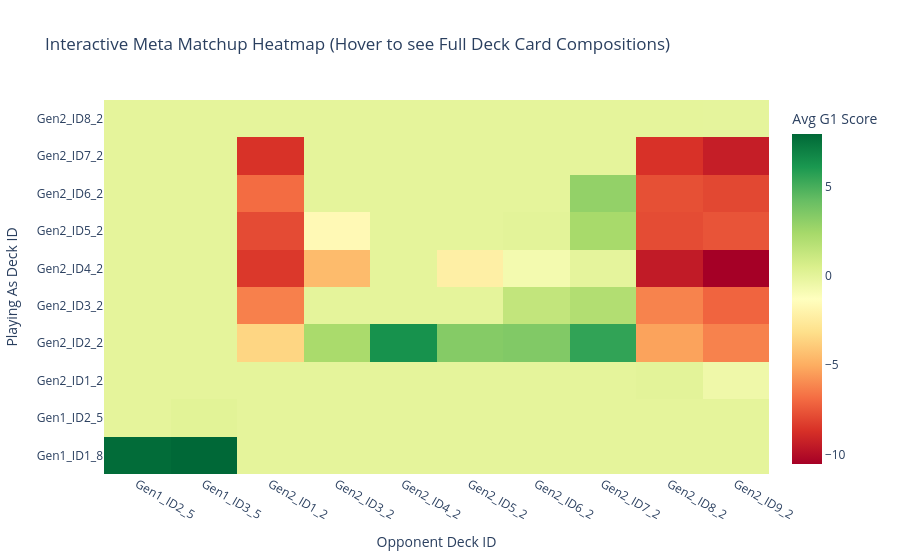

This figure's notebook cell:
### Code cell
import plotly.graph_objects as go
import numpy as np
from neat_ai.analysis.matchups import get_matchup_matrix_with_cards

matrix, card_map = get_matchup_matrix_with_cards()

if not matrix.empty:
    # Build text matrices matching the grid layout to feed into hover metrics
    deck1_list = matrix.index.tolist()
    deck2_list = matrix.columns.tolist()
    
    hover_text = []
    for d1 in deck1_list:
        row_hovers = []
        for d2 in deck2_list:
            d1_cards = card_map.get(d1, "Unknown Card List")
            d2_cards = card_map.get(d2, "Unknown Card List")
            # Format text cleanly with HTML line-breaks
            row_hovers.append(
                f"<b>Playing As Deck ID:</b> {d1}<br>"
                f"<b>Playing As Composition:</b> {d1_cards}<br><br>"
                f"<b>Opponent Deck ID:</b> {d2}<br>"
                f"<b>Opponent Composition:</b> {d2_cards}"
            )
        hover_text.append(row_hovers)

    fig = go.Figure(data=go.Heatmap(
        z=matrix.values,
        x=deck2_list,
        y=deck1_list,
        text=hover_text,
        hoverinfo='text+z', # Tells Plotly to render our clean HTML text block alongside raw score
        colorscale='RdYlGn',
        colorbar=dict(title="Avg G1 Score")
    ))

    fig.update_layout(
        title="Interactive Meta Matchup Heatmap (Hover to see Full Deck Card Compositions)",
        xaxis_title="Opponent Deck ID",
        yaxis_title="Playing As Deck ID"
    )
    fig.show()
else:
    print("No matchup data available yet.")

### Figure 1 — Plotly figure (JSON) as saved in the notebook; plotly's stock layout.template omitted (floating-point values rounded to 4 significant figures)
{"data": [{"colorbar": {"title": {"text": "Avg G1 Score"}}, "colorscale": [[0, "rgb(165,0,38)"], [0.1, "rgb(215,48,39)"], [0.2, "rgb(244,109,67)"], [0.3, "rgb(253,174,97)"], [0.4, "rgb(254,224,139)"], [0.5, "rgb(255,255,191)"], [0.6, "rgb(217,239,139)"], [0.7, "rgb(166,217,106)"], [0.8, "rgb(102,189,99)"], [0.9, "rgb(26,152,80)"], [1, "rgb(0,104,55)"]], "hoverinfo": "text+z", "text": [["<b>Playing As Deck ID:</b> Gen1_ID1_8<br><b>Playing As Composition:</b> Unknown Card List<br><br><b>Opponent Deck ID:</b> Gen1_ID2_5<br><b>Opponent Composition:</b> Unknown Card List", "<b>Playing As Deck ID:</b> Gen1_ID1_8<br><b>Playing As Composition:</b> Unknown Card List<br><br><b>Opponent Deck ID:</b> Gen1_ID3_5<br><b>Opponent Composition:</b> Unknown Card List", "<b>Playing As Deck ID:</b> Gen1_ID1_8<br><b>Playing As Composition:</b> Unknown Card List<br><br><b>Opponent Deck ID:</b> Gen2_ID1_2<br><b>Opponent Composition:</b> Asketa_1, Draci Fanatik_1, Innosuv Fanatik_1, Paladin_1, Pesak_1, Zabijak_1", "<b>Playing As Deck ID:</b> Gen1_ID1_8<br><b>Playing As Composition:</b> Unknown Card List<br><br><b>Opponent Deck ID:</b> Gen2_ID3_2<br><b>Opponent Composition:</b> Asketa_1, Draci Fanatik_1, Lucisnik_1, Novic_1, Paladin_1, Pesak_1, Zabijak_1", "<b>Playing As Deck ID:</b> Gen1_ID1_8<br><b>Playing As Composition:</b> Unknown Card List<br><br><b>Opponent Deck ID:</b> Gen2_ID4_2<br><b>Opponent Composition:</b> Innosuv Fanatik_1, Lucisnik_1, Panos_1, Zabijak_1", "<b>Playing As Deck ID:</b> Gen1_ID1_8<br><b>Playing As Composition:</b> Unknown Card List<br><br><b>Opponent Deck ID:</b> Gen2_ID5_2<br><b>Opponent Composition:</b> Draci Fanatik_1, Innosuv Fanatik_1, Lucisnik_1, Paladin_1, Skret_1, Strazny_1", "<b>Playing As Deck ID:</b> Gen1_ID1_8<br><b>Playing As Composition:</b> Unknown Card List<br><br><b>Opponent Deck ID:</b> Gen2_ID6_2<br><b>Opponent Composition:</b> Asketa_1, Draci Fanatik_1, Innosuv Fanatik_1, Lucisnik_1, Panos_1, Pesak_1, Strazny_1", "<b>Playing As Deck ID:</b> Gen1_ID1_8<br><b>Playing As Composition:</b> Unknown Card List<br><br><b>Opponent Deck ID:</b> Gen2_ID7_2<br><b>Opponent Composition:</b> Lucisnik_1, Paladin_1, Panos_1, Pesak_1, Skret_1, Strazny_1", "<b>Playing As Deck ID:</b> Gen1_ID1_8<br><b>Playing As Composition:</b> Unknown Card List<br><br><b>Opponent Deck ID:</b> Gen2_ID8_2<br><b>Opponent Composition:</b> Asketa_1, Draci Fanatik_1, Lucisnik_1, Paladin_1, Pesak_1, Strazny_1", "<b>Playing As Deck ID:</b> Gen1_ID1_8<br><b>Playing As Composition:</b> Unknown Card List<br><br><b>Opponent Deck ID:</b> Gen2_ID9_2<br><b>Opponent Composition:</b> Asketa_1, Draci Fanatik_1, Paladin_1, Pesak_1, Skret_1, Zabijak_1"], ["<b>Playing As Deck ID:</b> Gen1_ID2_5<br><b>Playing As Composition:</b> Unknown Card List<br><br><b>Opponent Deck ID:</b> Gen1_ID2_5<br><b>Opponent Composition:</b> Unknown Card List", "<b>Playing As Deck ID:</b> Gen1_ID2_5<br><b>Playing As Composition:</b> Unknown Card List<br><br><b>Opponent Deck ID:</b> Gen1_ID3_5<br><b>Opponent Composition:</b> Unknown Card List", "<b>Playing As Deck ID:</b> Gen1_ID2_5<br><b>Playing As Composition:</b> Unknown Card List<br><br><b>Opponent Deck ID:</b> Gen2_ID1_2<br><b>Opponent Composition:</b> Asketa_1, Draci Fanatik_1, Innosuv Fanatik_1, Paladin_1, Pesak_1, Zabijak_1", "<b>Playing As Deck ID:</b> Gen1_ID2_5<br><b>Playing As Composition:</b> Unknown Card List<br><br><b>Opponent Deck ID:</b> Gen2_ID3_2<br><b>Opponent Composition:</b> Asketa_1, Draci Fanatik_1, Lucisnik_1, Novic_1, Paladin_1, Pesak_1, Zabijak_1", "<b>Playing As Deck ID:</b> Gen1_ID2_5<br><b>Playing As Composition:</b> Unknown Card List<br><br><b>Opponent Deck ID:</b> Gen2_ID4_2<br><b>Opponent Composition:</b> Innosuv Fanatik_1, Lucisnik_1, Panos_1, Zabijak_1", "<b>Playing As Deck ID:</b> Gen1_ID2_5<br><b>Playing As Composition:</b> Unknown Card List<br><br><b>Opponent Deck ID:</b> Gen2_ID5_2<br><b>Opponent Composition:</b> Draci Fanatik_1, Innosuv Fanatik_1, Lucisnik_1, Paladin_1, Skret_1, Strazny_1", "<b>Playing As Deck ID:</b> Gen1_ID2_5<br><b>Playing As Composition:</b> Unknown Card List<br><br><b>Opponent Deck ID:</b> Gen2_ID6_2<br><b>Opponent Composition:</b> Asketa_1, Draci Fanatik_1, Innosuv Fanatik_1, Lucisnik_1, Panos_1, Pesak_1, Strazny_1", "<b>Playing As Deck ID:</b> Gen1_ID2_5<br><b>Playing As Composition:</b> Unknown Card List<br><br><b>Opponent Deck ID:</b> Gen2_ID7_2<br><b>Opponent Composition:</b> Lucisnik_1, Paladin_1, Panos_1, Pesak_1, Skret_1, Strazny_1", "<b>Playing As Deck ID:</b> Gen1_ID2_5<br><b>Playing As Composition:</b> Unknown Card List<br><br><b>Opponent Deck ID:</b> Gen2_ID8_2<br><b>Opponent Composition:</b> Asketa_1, Draci Fanatik_1, Lucisnik_1, Paladin_1, Pesak_1, Strazny_1", "<b>Playing As Deck ID:</b> Gen1_ID2_5<br><b>Playing As Composition:</b> Unknown Card List<br><br><b>Opponent Deck ID:</b> Gen2_ID9_2<br><b>Opponent Composition:</b> Asketa_1, Draci Fanatik_1, Paladin_1, Pesak_1, Skret_1, Zabijak_1"], ["<b>Playing As Deck ID:</b> Gen2_ID1_2<br><b>Playing As Composition:</b> Asketa_1, Draci Fanatik_1, Innosuv Fanatik_1, Paladin_1, Pesak_1, Zabijak_1<br><br><b>Opponent Deck ID:</b> Gen1_ID2_5<br><b>Opponent Composition:</b> Unknown Card List", "<b>Playing As Deck ID:</b> Gen2_ID1_2<br><b>Playing As Composition:</b> Asketa_1, Draci Fanatik_1, Innosuv Fanatik_1, Paladin_1, Pesak_1, Zabijak_1<br><br><b>Opponent Deck ID:</b> Gen1_ID3_5<br><b>Opponent Composition:</b> Unknown Card List", "<b>Playing As Deck ID:</b> Gen2_ID1_2<br><b>Playing As Composition:</b> Asketa_1, Draci Fanatik_1, Innosuv Fanatik_1, Paladin_1, Pesak_1, Zabijak_1<br><br><b>Opponent Deck ID:</b> Gen2_ID1_2<br><b>Opponent Composition:</b> Asketa_1, Draci Fanatik_1, Innosuv Fanatik_1, Paladin_1, Pesak_1, Zabijak_1", "<b>Playing As Deck ID:</b> Gen2_ID1_2<br><b>Playing As Composition:</b> Asketa_1, Draci Fanatik_1, Innosuv Fanatik_1, Paladin_1, Pesak_1, Zabijak_1<br><br><b>Opponent Deck ID:</b> Gen2_ID3_2<br><b>Opponent Composition:</b> Asketa_1, Draci Fanatik_1, Lucisnik_1, Novic_1, Paladin_1, Pesak_1, Zabijak_1", "<b>Playing As Deck ID:</b> Gen2_ID1_2<br><b>Playing As Composition:</b> Asketa_1, Draci Fanatik_1, Innosuv Fanatik_1, Paladin_1, Pesak_1, Zabijak_1<br><br><b>Opponent Deck ID:</b> Gen2_ID4_2<br><b>Opponent Composition:</b> Innosuv Fanatik_1, Lucisnik_1, Panos_1, Zabijak_1", "<b>Playing As Deck ID:</b> Gen2_ID1_2<br><b>Playing As Composition:</b> Asketa_1, Draci Fanatik_1, Innosuv Fanatik_1, Paladin_1, Pesak_1, Zabijak_1<br><br><b>Opponent Deck ID:</b> Gen2_ID5_2<br><b>Opponent Composition:</b> Draci Fanatik_1, Innosuv Fanatik_1, Lucisnik_1, Paladin_1, Skret_1, Strazny_1", "<b>Playing As Deck ID:</b> Gen2_ID1_2<br><b>Playing As Composition:</b> Asketa_1, Draci Fanatik_1, Innosuv Fanatik_1, Paladin_1, Pesak_1, Zabijak_1<br><br><b>Opponent Deck ID:</b> Gen2_ID6_2<br><b>Opponent Composition:</b> Asketa_1, Draci Fanatik_1, Innosuv Fanatik_1, Lucisnik_1, Panos_1, Pesak_1, Strazny_1", "<b>Playing As Deck ID:</b> Gen2_ID1_2<br><b>Playing As Composition:</b> Asketa_1, Draci Fanatik_1, Innosuv Fanatik_1, Paladin_1, Pesak_1, Zabijak_1<br><br><b>Opponent Deck ID:</b> Gen2_ID7_2<br><b>Opponent Composition:</b> Lucisnik_1, Paladin_1, Panos_1, Pesak_1, Skret_1, Strazny_1", "<b>Playing As Deck ID:</b> Gen2_ID1_2<br><b>Playing As Composition:</b> Asketa_1, Draci Fanatik_1, Innosuv Fanatik_1, Paladin_1, Pesak_1, Zabijak_1<br><br><b>Opponent Deck ID:</b> Gen2_ID8_2<br><b>Opponent Composition:</b> Asketa_1, Draci Fanatik_1, Lucisnik_1, Paladin_1, Pesak_1, Strazny_1", "<b>Playing As Deck ID:</b> Gen2_ID1_2<br><b>Playing As Composition:</b> Asketa_1, Draci Fanatik_1, Innosuv Fanatik_1, Paladin_1, Pesak_1, Zabijak_1<br><br><b>Opponent Deck ID:</b> Gen2_ID9_2<br><b>Opponent Composition:</b> Asketa_1, Draci Fanatik_1, Paladin_1, Pesak_1, Skret_1, Zabijak_1"], ["<b>Playing As Deck ID:</b> Gen2_ID2_2<br><b>Playing As Composition:</b> Draci Fanatik_1, Lucisnik_1, Paladin_1, Pesak_1, Skret_1, Zabijak_1<br><br><b>Opponent Deck ID:</b> Gen1_ID2_5<br><b>Opponent Composition:</b> Unknown Card List", "<b>Playing As Deck ID:</b> Gen2_ID2_2<br><b>Playing As Composition:</b> Draci Fanatik_1, Lucisnik_1, Paladin_1, Pesak_1, Skret_1, Zabijak_1<br><br><b>Opponent Deck ID:</b> Gen1_ID3_5<br><b>Opponent Composition:</b> Unknown Card List", "<b>Playing As Deck ID:</b> Gen2_ID2_2<br><b>Playing As Composition:</b> Draci Fanatik_1, Lucisnik_1, Paladin_1, Pesak_1, Skret_1, Zabijak_1<br><br><b>Opponent Deck ID:</b> Gen2_ID1_2<br><b>Opponent Composition:</b> Asketa_1, Draci Fanatik_1, Innosuv Fanatik_1, Paladin_1, Pesak_1, Zabijak_1", "<b>Playing As Deck ID:</b> Gen2_ID2_2<br><b>Playing As Composition:</b> Draci Fanatik_1, Lucisnik_1, Paladin_1, Pesak_1, Skret_1, Zabijak_1<br><br><b>Opponent Deck ID:</b> Gen2_ID3_2<br><b>Opponent Composition:</b> Asketa_1, Draci Fanatik_1, Lucisnik_1, Novic_1, Paladin_1, Pesak_1, Zabijak_1", "<b>Playing As Deck ID:</b> Gen2_ID2_2<br><b>Playing As Composition:</b> Draci Fanatik_1, Lucisnik_1, Paladin_1, Pesak_1, Skret_1, Zabijak_1<br><br><b>Opponent Deck ID:</b> Gen2_ID4_2<br><b>Opponent Composition:</b> Innosuv Fanatik_1, Lucisnik_1, Panos_1, Zabijak_1", "<b>Playing As Deck ID:</b> Gen2_ID2_2<br><b>Playing As Composition:</b> Draci Fanatik_1, Lucisnik_1, Paladin_1, Pesak_1, Skret_1, Zabijak_1<br><br><b>Opponent Deck ID:</b> Gen2_ID5_2<br><b>Opponent Composition:</b> Draci Fanatik_1, Innosuv Fanatik_1, Lucisnik_1, Paladin_1, Skret_1, Strazny_1", "<b>Playing As Deck ID:</b> Gen2_ID2_2<br><b>Playing As Composition:</b> Draci Fanatik_1, Lucisnik_1, Paladin_1, Pesak_1, Skret_1, Zabijak_1<br><br><b>Opponent Deck ID:</b> Gen2_ID6_2<br><b>Opponent Composition:</b> Asketa_1, Draci Fanatik_1, Innosuv Fanatik_1, Lucisnik_1, Panos_1, Pesak_1, Strazny_1", "<b>Playing As Deck ID:</b> Gen2_ID2_2<br><b>Playing As Composition:</b> Draci Fanatik_1, Lucisnik_1, Paladin_1, Pesak_1, Skret_1, Zabijak_1<br><br><b>Opponent Deck ID:</b> Gen2_ID7_2<br><b>Opponent Composition:</b> Lucisnik_1, Paladin_1, Panos_1, Pesak_1, Skret_1, Strazny_1", "<b>Playing As Deck ID:</b> Gen2_ID2_2<br><b>Playing As Composition:</b> Draci Fanatik_1, Lucisnik_1, Paladin_1, Pesak_1, Skret_1, Zabijak_1<br><br><b>Opponent Deck ID:</b> Gen2_ID8_2<br><b>Opponent Composition:</b> Asketa_1, Draci Fanatik_1, Lucisnik_1, Paladin_1, Pesak_1, Strazny_1", "<b>Playing As Deck ID:</b> Gen2_ID2_2<br><b>Playing As Composition:</b> Draci Fanatik_1, Lucisnik_1, Paladin_1, Pesak_1, Skret_1, Zabijak_1<br><br><b>Opponent Deck ID:</b> Gen2_ID9_2<br><b>Opponent Composition:</b> Asketa_1, Draci Fanatik_1, Paladin_1, Pesak_1, Skret_1, Zabijak_1"], ["<b>Playing As Deck ID:</b> Gen2_ID3_2<br><b>Playing As Composition:</b> Asketa_1, Draci Fanatik_1, Lucisnik_1, Novic_1, Paladin_1, Pesak_1, Zabijak_1<br><br><b>Opponent Deck ID:</b> Gen1_ID2_5<br><b>Opponent Composition:</b> Unknown Card List", "<b>Playing As Deck ID:</b> Gen2_ID3_2<br><b>Playing As Composition:</b> Asketa_1, Draci Fanatik_1, Lucisnik_1, Novic_1, Paladin_1, Pesak_1, Zabijak_1<br><br><b>Opponent Deck ID:</b> Gen1_ID3_5<br><b>Opponent Composition:</b> Unknown Card List", "<b>Playing As Deck ID:</b> Gen2_ID3_2<br><b>Playing As Composition:</b> Asketa_1, Draci Fanatik_1, Lucisnik_1, Novic_1, Paladin_1, Pesak_1, Zabijak_1<br><br><b>Opponent Deck ID:</b> Gen2_ID1_2<br><b>Opponent Composition:</b> Asketa_1, Draci Fanatik_1, Innosuv Fanatik_1, Paladin_1, Pesak_1, Zabijak_1", "<b>Playing As Deck ID:</b> Gen2_ID3_2<br><b>Playing As Composition:</b> Asketa_1, Draci Fanatik_1, Lucisnik_1, Novic_1, Paladin_1, Pesak_1, Zabijak_1<br><br><b>Opponent Deck ID:</b> Gen2_ID3_2<br><b>Opponent Composition:</b> Asketa_1, Draci Fanatik_1, Lucisnik_1, Novic_1, Paladin_1, Pesak_1, Zabijak_1", "<b>Playing As Deck ID:</b> Gen2_ID3_2<br><b>Playing As Composition:</b> Asketa_1, Draci Fanatik_1, Lucisnik_1, Novic_1, Paladin_1, Pesak_1, Zabijak_1<br><br><b>Opponent Deck ID:</b> Gen2_ID4_2<br><b>Opponent Composition:</b> Innosuv Fanatik_1, Lucisnik_1, Panos_1, Zabijak_1", "<b>Playing As Deck ID:</b> Gen2_ID3_2<br><b>Playing As Composition:</b> Asketa_1, Draci Fanatik_1, Lucisnik_1, Novic_1, Paladin_1, Pesak_1, Zabijak_1<br><br><b>Opponent Deck ID:</b> Gen2_ID5_2<br><b>Opponent Composition:</b> Draci Fanatik_1, Innosuv Fanatik_1, Lucisnik_1, Paladin_1, Skret_1, Strazny_1", "<b>Playing As Deck ID:</b> Gen2_ID3_2<br><b>Playing As Composition:</b> Asketa_1, Draci Fanatik_1, Lucisnik_1, Novic_1, Paladin_1, Pesak_1, Zabijak_1<br><br><b>Opponent Deck ID:</b> Gen2_ID6_2<br><b>Opponent Composition:</b> Asketa_1, Draci Fanatik_1, Innosuv Fanatik_1, Lucisnik_1, Panos_1, Pesak_1, Strazny_1", "<b>Playing As Deck ID:</b> Gen2_ID3_2<br><b>Playing As Composition:</b> Asketa_1, Draci Fanatik_1, Lucisnik_1, Novic_1, Paladin_1, Pesak_1, Zabijak_1<br><br><b>Opponent Deck ID:</b> Gen2_ID7_2<br><b>Opponent Composition:</b> Lucisnik_1, Paladin_1, Panos_1, Pesak_1, Skret_1, Strazny_1", "<b>Playing As Deck ID:</b> Gen2_ID3_2<br><b>Playing As Composition:</b> Asketa_1, Draci Fanatik_1, Lucisnik_1, Novic_1, Paladin_1, Pesak_1, Zabijak_1<br><br><b>Opponent Deck ID:</b> Gen2_ID8_2<br><b>Opponent Composition:</b> Asketa_1, Draci Fanatik_1, Lucisnik_1, Paladin_1, Pesak_1, Strazny_1", "<b>Playing As Deck ID:</b> Gen2_ID3_2<br><b>Playing As Composition:</b> Asketa_1, Draci Fanatik_1, Lucisnik_1, Novic_1, Paladin_1, Pesak_1, Zabijak_1<br><br><b>Opponent Deck ID:</b> Gen2_ID9_2<br><b>Opponent Composition:</b> Asketa_1, Draci Fanatik_1, Paladin_1, Pesak_1, Skret_1, Zabijak_1"], ["<b>Playing As Deck ID:</b> Gen2_ID4_2<br><b>Playing As Composition:</b> Innosuv Fanatik_1, Lucisnik_1, Panos_1, Zabijak_1<br><br><b>Opponent Deck ID:</b> Gen1_ID2_5<br><b>Opponent Composition:</b> Unknown Card List", "<b>Playing As Deck ID:</b> Gen2_ID4_2<br><b>Playing As Composition:</b> Innosuv Fanatik_1, Lucisnik_1, Panos_1, Zabijak_1<br><br><b>Opponent Deck ID:</b> Gen1_ID3_5<br><b>Opponent Composition:</b> Unknown Card List", "<b>Playing As Deck ID:</b> Gen2_ID4_2<br><b>Playing As Composition:</b> Innosuv Fanatik_1, Lucisnik_1, Panos_1, Zabijak_1<br><br><b>Opponent Deck ID:</b> Gen2_ID1_2<br><b>Opponent Composition:</b> Asketa_1, Draci Fanatik_1, Innosuv Fanatik_1, Paladin_1, Pesak_1, Zabijak_1", "<b>Playing As Deck ID:</b> Gen2_ID4_2<br><b>Playing As Composition:</b> Innosuv Fanatik_1, Lucisnik_1, Panos_1, Zabijak_1<br><br><b>Opponent Deck ID:</b> Gen2_ID3_2<br><b>Opponent Composition:</b> Asketa_1, Draci Fanatik_1, Lucisnik_1, Novic_1, Paladin_1, Pesak_1, Zabijak_1", "<b>Playing As Deck ID:</b> Gen2_ID4_2<br><b>Playing As Composition:</b> Innosuv Fanatik_1, Lucisnik_1, Panos_1, Zabijak_1<br><br><b>Opponent Deck ID:</b> Gen2_ID4_2<br><b>Opponent Composition:</b> Innosuv Fanatik_1, Lucisnik_1, Panos_1, Zabijak_1", "<b>Playing As Deck ID:</b> Gen2_ID4_2<br><b>Playing As Composition:</b> Innosuv Fanatik_1, Lucisnik_1, Panos_1, Zabijak_1<br><br><b>Opponent Deck ID:</b> Gen2_ID5_2<br><b>Opponent Composition:</b> Draci Fanatik_1, Innosuv Fanatik_1, Lucisnik_1, Paladin_1, Skret_1, Strazny_1", "<b>Playing As Deck ID:</b> Gen2_ID4_2<br><b>Playing As Composition:</b> Innosuv Fanatik_1, Lucisnik_1, Panos_1, Zabijak_1<br><br><b>Opponent Deck ID:</b> Gen2_ID6_2<br><b>Opponent Composition:</b> Asketa_1, Draci Fanatik_1, Innosuv Fanatik_1, Lucisnik_1, Panos_1, Pesak_1, Strazny_1", "<b>Playing As Deck ID:</b> Gen2_ID4_2<br><b>Playing As Composition:</b> Innosuv Fanatik_1, Lucisnik_1, Panos_1, Zabijak_1<br><br><b>Opponent Deck ID:</b> Gen2_ID7_2<br><b>Opponent Composition:</b> Lucisnik_1, Paladin_1, Panos_1, Pesak_1, Skret_1, Strazny_1", "<b>Playing As Deck ID:</b> Gen2_ID4_2<br><b>Playing As Composition:</b> Innosuv Fanatik_1, Lucisnik_1, Panos_1, Zabijak_1<br><br><b>Opponent Deck ID:</b> Gen2_ID8_2<br><b>Opponent Composition:</b> Asketa_1, Draci Fanatik_1, Lucisnik_1, Paladin_1, Pesak_1, Strazny_1", "<b>Playing As Deck ID:</b> Gen2_ID4_2<br><b>Playing As Composition:</b> Innosuv Fanatik_1, Lucisnik_1, Panos_1, Zabijak_1<br><br><b>Opponent Deck ID:</b> Gen2_ID9_2<br><b>Opponent Composition:</b> Asketa_1, Draci Fanatik_1, Paladin_1, Pesak_1, Skret_1, Zabijak_1"], ["<b>Playing As Deck ID:</b> Gen2_ID5_2<br><b>Playing As Composition:</b> Draci Fanatik_1, Innosuv Fanatik_1, Lucisnik_1, Paladin_1, Skret_1, Strazny_1<br><br><b>Opponent Deck ID:</b> Gen1_ID2_5<br><b>Opponent Composition:</b> Unknown Card List", "<b>Playing As Deck ID:</b> Gen2_ID5_2<br><b>Playing As Composition:</b> Draci Fanatik_1, Innosuv Fanatik_1, Lucisnik_1, Paladin_1, Skret_1, Strazny_1<br><br><b>Opponent Deck ID:</b> Gen1_ID3_5<br><b>Opponent Composition:</b> Unknown Card List", "<b>Playing As Deck ID:</b> Gen2_ID5_2<br><b>Playing As Composition:</b> Draci Fanatik_1, Innosuv Fanatik_1, Lucisnik_1, Paladin_1, Skret_1, Strazny_1<br><br><b>Opponent Deck ID:</b> Gen2_ID1_2<br><b>Opponent Composition:</b> Asketa_1, Draci Fanatik_1, Innosuv Fanatik_1, Paladin_1, Pesak_1, Zabijak_1", "<b>Playing As Deck ID:</b> Gen2_ID5_2<br><b>Playing As Composition:</b> Draci Fanatik_1, Innosuv Fanatik_1, Lucisnik_1, Paladin_1, Skret_1, Strazny_1<br><br><b>Opponent Deck ID:</b> Gen2_ID3_2<br><b>Opponent Composition:</b> Asketa_1, Draci Fanatik_1, Lucisnik_1, Novic_1, Paladin_1, Pesak_1, Zabijak_1", "<b>Playing As Deck ID:</b> Gen2_ID5_2<br><b>Playing As Composition:</b> Draci Fanatik_1, Innosuv Fanatik_1, Lucisnik_1, Paladin_1, Skret_1, Strazny_1<br><br><b>Opponent Deck ID:</b> Gen2_ID4_2<br><b>Opponent Composition:</b> Innosuv Fanatik_1, Lucisnik_1, Panos_1, Zabijak_1", "<b>Playing As Deck ID:</b> Gen2_ID5_2<br><b>Playing As Composition:</b> Draci Fanatik_1, Innosuv Fanatik_1, Lucisnik_1, Paladin_1, Skret_1, Strazny_1<br><br><b>Opponent Deck ID:</b> Gen2_ID5_2<br><b>Opponent Composition:</b> Draci Fanatik_1, Innosuv Fanatik_1, Lucisnik_1, Paladin_1, Skret_1, Strazny_1", "<b>Playing As Deck ID:</b> Gen2_ID5_2<br><b>Playing As Composition:</b> Draci Fanatik_1, Innosuv Fanatik_1, Lucisnik_1, Paladin_1, Skret_1, Strazny_1<br><br><b>Opponent Deck ID:</b> Gen2_ID6_2<br><b>Opponent Composition:</b> Asketa_1, Draci Fanatik_1, Innosuv Fanatik_1, Lucisnik_1, Panos_1, Pesak_1, Strazny_1", "<b>Playing As Deck ID:</b> Gen2_ID5_2<br><b>Playing As Composition:</b> Draci Fanatik_1, Innosuv Fanatik_1, Lucisnik_1, Paladin_1, Skret_1, Strazny_1<br><br><b>Opponent Deck ID:</b> Gen2_ID7_2<br><b>Opponent Composition:</b> Lucisnik_1, Paladin_1, Panos_1, Pesak_1, Skret_1, Strazny_1", "<b>Playing As Deck ID:</b> Gen2_ID5_2<br><b>Playing As Composition:</b> Draci Fanatik_1, Innosuv Fanatik_1, Lucisnik_1, Paladin_1, Skret_1, Strazny_1<br><br><b>Opponent Deck ID:</b> Gen2_ID8_2<br><b>Opponent Composition:</b> Asketa_1, Draci Fanatik_1, Lucisnik_1, Paladin_1, Pesak_1, Strazny_1", "<b>Playing As Deck ID:</b> Gen2_ID5_2<br><b>Playing As Composition:</b> Draci Fanatik_1, Innosuv Fanatik_1, Lucisnik_1, Paladin_1, Skret_1, Strazny_1<br><br><b>Opponent Deck ID:</b> Gen2_ID9_2<br><b>Opponent Composition:</b> Asketa_1, Draci Fanatik_1, Paladin_1, Pesak_1, Skret_1, Zabijak_1"], ["<b>Playing As Deck ID:</b> Gen2_ID6_2<br><b>Playing As Composition:</b> Asketa_1, Draci Fanatik_1, Innosuv Fanatik_1, Lucisnik_1, Panos_1, Pesak_1, Strazny_1<br><br><b>Opponent Deck ID:</b> Gen1_ID2_5<br><b>Opponent Composition:</b> Unknown Card List", "<b>Playing As Deck ID:</b> Gen2_ID6_2<br><b>Playing As Composition:</b> Asketa_1, Draci Fanatik_1, Innosuv Fanatik_1, Lucisnik_1, Panos_1, Pesak_1, Strazny_1<br><br><b>Opponent Deck ID:</b> Gen1_ID3_5<br><b>Opponent Composition:</b> Unknown Card List", "<b>Playing As Deck ID:</b> Gen2_ID6_2<br><b>Playing As Composition:</b> Asketa_1, Draci Fanatik_1, Innosuv Fanatik_1, Lucisnik_1, Panos_1, Pesak_1, Strazny_1<br><br><b>Opponent Deck ID:</b> Gen2_ID1_2<br><b>Opponent Composition:</b> Asketa_1, Draci Fanatik_1, Innosuv Fanatik_1, Paladin_1, Pesak_1, Zabijak_1", "<b>Playing As Deck ID:</b> Gen2_ID6_2<br><b>Playing As Composition:</b> Asketa_1, Draci Fanatik_1, Innosuv Fanatik_1, Lucisnik_1, Panos_1, Pesak_1, Strazny_1<br><br><b>Opponent Deck ID:</b> Gen2_ID3_2<br><b>Opponent Composition:</b> Asketa_1, Draci Fanatik_1, Lucisnik_1, Novic_1, Paladin_1, Pesak_1, Zabijak_1", "<b>Playing As Deck ID:</b> Gen2_ID6_2<br><b>Playing As Composition:</b> Asketa_1, Draci Fanatik_1, Innosuv Fanatik_1, Lucisnik_1, Panos_1, Pesak_1, Strazny_1<br><br><b>Opponent Deck ID:</b> Gen2_ID4_2<br><b>Opponent Composition:</b> Innosuv Fanatik_1, Lucisnik_1, Panos_1, Zabijak_1", "<b>Playing As Deck ID:</b> Gen2_ID6_2<br><b>Playing As Composition:</b> Asketa_1, Draci Fanatik_1, Innosuv Fanatik_1, Lucisnik_1, Panos_1, Pesak_1, Strazny_1<br><br><b>Opponent Deck ID:</b> Gen2_ID5_2<br><b>Opponent Composition:</b> Draci Fanatik_1, Innosuv Fanatik_1, Lucisnik_1, Paladin_1, Skret_1, Strazny_1", "<b>Playing As Deck ID:</b> Gen2_ID6_2<br><b>Playing As Composition:</b> Asketa_1, Draci Fanatik_1, Innosuv Fanatik_1, Lucisnik_1, Panos_1, Pesak_1, Strazny_1<br><br><b>Opponent Deck ID:</b> Gen2_ID6_2<br><b>Opponent Composition:</b> Asketa_1, Draci Fanatik_1, Innosuv Fanatik_1, Lucisnik_1, Panos_1, Pesak_1, Strazny_1", "<b>Playing As Deck ID:</b> Gen2_ID6_2<br><b>Playing As Composition:</b> Asketa_1, Draci Fanatik_1, Innosuv Fanatik_1, Lucisnik_1, Panos_1, Pesak_1, Strazny_1<br><br><b>Opponent Deck ID:</b> Gen2_ID7_2<br><b>Opponent Composition:</b> Lucisnik_1, Paladin_1, Panos_1, Pesak_1, Skret_1, Strazny_1", "<b>Playing As Deck ID:</b> Gen2_ID6_2<br><b>Playing As Composition:</b> Asketa_1, Draci Fanatik_1, Innosuv Fanatik_1, Lucisnik_1, Panos_1, Pesak_1, Strazny_1<br><br><b>Opponent Deck ID:</b> Gen2_ID8_2<br><b>Opponent Composition:</b> Asketa_1, Draci Fanatik_1, Lucisnik_1, Paladin_1, Pesak_1, Strazny_1", "<b>Playing As Deck ID:</b> Gen2_ID6_2<br><b>Playing As Composition:</b> Asketa_1, Draci Fanatik_1, Innosuv Fanatik_1, Lucisnik_1, Panos_1, Pesak_1, Strazny_1<br><br><b>Opponent Deck ID:</b> Gen2_ID9_2<br><b>Opponent Composition:</b> Asketa_1, Draci Fanatik_1, Paladin_1, Pesak_1, Skret_1, Zabijak_1"], ["<b>Playing As Deck ID:</b> Gen2_ID7_2<br><b>Playing As Composition:</b> Lucisnik_1, Paladin_1, Panos_1, Pesak_1, Skret_1, Strazny_1<br><br><b>Opponent Deck ID:</b> Gen1_ID2_5<br><b>Opponent Composition:</b> Unknown Card List", "<b>Playing As Deck ID:</b> Gen2_ID7_2<br><b>Playing As Composition:</b> Lucisnik_1, Paladin_1, Panos_1, Pesak_1, Skret_1, Strazny_1<br><br><b>Opponent Deck ID:</b> Gen1_ID3_5<br><b>Opponent Composition:</b> Unknown Card List", "<b>Playing As Deck ID:</b> Gen2_ID7_2<br><b>Playing As Composition:</b> Lucisnik_1, Paladin_1, Panos_1, Pesak_1, Skret_1, Strazny_1<br><br><b>Opponent Deck ID:</b> Gen2_ID1_2<br><b>Opponent Composition:</b> Asketa_1, Draci Fanatik_1, Innosuv Fanatik_1, Paladin_1, Pesak_1, Zabijak_1", "<b>Playing As Deck ID:</b> Gen2_ID7_2<br><b>Playing As Composition:</b> Lucisnik_1, Paladin_1, Panos_1, Pesak_1, Skret_1, Strazny_1<br><br><b>Opponent Deck ID:</b> Gen2_ID3_2<br><b>Opponent Composition:</b> Asketa_1, Draci Fanatik_1, Lucisnik_1, Novic_1, Paladin_1, Pesak_1, Zabijak_1", "<b>Playing As Deck ID:</b> Gen2_ID7_2<br><b>Playing As Composition:</b> Lucisnik_1, Paladin_1, Panos_1, Pesak_1, Skret_1, Strazny_1<br><br><b>Opponent Deck ID:</b> Gen2_ID4_2<br><b>Opponent Composition:</b> Innosuv Fanatik_1, Lucisnik_1, Panos_1, Zabijak_1", "<b>Playing As Deck ID:</b> Gen2_ID7_2<br><b>Playing As Composition:</b> Lucisnik_1, Paladin_1, Panos_1, Pesak_1, Skret_1, Strazny_1<br><br><b>Opponent Deck ID:</b> Gen2_ID5_2<br><b>Opponent Composition:</b> Draci Fanatik_1, Innosuv Fanatik_1, Lucisnik_1, Paladin_1, Skret_1, Strazny_1", "<b>Playing As Deck ID:</b> Gen2_ID7_2<br><b>Playing As Composition:</b> Lucisnik_1, Paladin_1, Panos_1, Pesak_1, Skret_1, Strazny_1<br><br><b>Opponent Deck ID:</b> Gen2_ID6_2<br><b>Opponent Composition:</b> Asketa_1, Draci Fanatik_1, Innosuv Fanatik_1, Lucisnik_1, Panos_1, Pesak_1, Strazny_1", "<b>Playing As Deck ID:</b> Gen2_ID7_2<br><b>Playing As Composition:</b> Lucisnik_1, Paladin_1, Panos_1, Pesak_1, Skret_1, Strazny_1<br><br><b>Opponent Deck ID:</b> Gen2_ID7_2<br><b>Opponent Composition:</b> Lucisnik_1, Paladin_1, Panos_1, Pesak_1, Skret_1, Strazny_1", "<b>Playing As Deck ID:</b> Gen2_ID7_2<br><b>Playing As Composition:</b> Lucisnik_1, Paladin_1, Panos_1, Pesak_1, Skret_1, Strazny_1<br><br><b>Opponent Deck ID:</b> Gen2_ID8_2<br><b>Opponent Composition:</b> Asketa_1, Draci Fanatik_1, Lucisnik_1, Paladin_1, Pesak_1, Strazny_1", "<b>Playing As Deck ID:</b> Gen2_ID7_2<br><b>Playing As Composition:</b> Lucisnik_1, Paladin_1, Panos_1, Pesak_1, Skret_1, Strazny_1<br><br><b>Opponent Deck ID:</b> Gen2_ID9_2<br><b>Opponent Composition:</b> Asketa_1, Draci Fanatik_1, Paladin_1, Pesak_1, Skret_1, Zabijak_1"], ["<b>Playing As Deck ID:</b> Gen2_ID8_2<br><b>Playing As Composition:</b> Asketa_1, Draci Fanatik_1, Lucisnik_1, Paladin_1, Pesak_1, Strazny_1<br><br><b>Opponent Deck ID:</b> Gen1_ID2_5<br><b>Opponent Composition:</b> Unknown Card List", "<b>Playing As Deck ID:</b> Gen2_ID8_2<br><b>Playing As Composition:</b> Asketa_1, Draci Fanatik_1, Lucisnik_1, Paladin_1, Pesak_1, Strazny_1<br><br><b>Opponent Deck ID:</b> Gen1_ID3_5<br><b>Opponent Composition:</b> Unknown Card List", "<b>Playing As Deck ID:</b> Gen2_ID8_2<br><b>Playing As Composition:</b> Asketa_1, Draci Fanatik_1, Lucisnik_1, Paladin_1, Pesak_1, Strazny_1<br><br><b>Opponent Deck ID:</b> Gen2_ID1_2<br><b>Opponent Composition:</b> Asketa_1, Draci Fanatik_1, Innosuv Fanatik_1, Paladin_1, Pesak_1, Zabijak_1", "<b>Playing As Deck ID:</b> Gen2_ID8_2<br><b>Playing As Composition:</b> Asketa_1, Draci Fanatik_1, Lucisnik_1, Paladin_1, Pesak_1, Strazny_1<br><br><b>Opponent Deck ID:</b> Gen2_ID3_2<br><b>Opponent Composition:</b> Asketa_1, Draci Fanatik_1, Lucisnik_1, Novic_1, Paladin_1, Pesak_1, Zabijak_1", "<b>Playing As Deck ID:</b> Gen2_ID8_2<br><b>Playing As Composition:</b> Asketa_1, Draci Fanatik_1, Lucisnik_1, Paladin_1, Pesak_1, Strazny_1<br><br><b>Opponent Deck ID:</b> Gen2_ID4_2<br><b>Opponent Composition:</b> Innosuv Fanatik_1, Lucisnik_1, Panos_1, Zabijak_1", "<b>Playing As Deck ID:</b> Gen2_ID8_2<br><b>Playing As Composition:</b> Asketa_1, Draci Fanatik_1, Lucisnik_1, Paladin_1, Pesak_1, Strazny_1<br><br><b>Opponent Deck ID:</b> Gen2_ID5_2<br><b>Opponent Composition:</b> Draci Fanatik_1, Innosuv Fanatik_1, Lucisnik_1, Paladin_1, Skret_1, Strazny_1", "<b>Playing As Deck ID:</b> Gen2_ID8_2<br><b>Playing As Composition:</b> Asketa_1, Draci Fanatik_1, Lucisnik_1, Paladin_1, Pesak_1, Strazny_1<br><br><b>Opponent Deck ID:</b> Gen2_ID6_2<br><b>Opponent Composition:</b> Asketa_1, Draci Fanatik_1, Innosuv Fanatik_1, Lucisnik_1, Panos_1, Pesak_1, Strazny_1", "<b>Playing As Deck ID:</b> Gen2_ID8_2<br><b>Playing As Composition:</b> Asketa_1, Draci Fanatik_1, Lucisnik_1, Paladin_1, Pesak_1, Strazny_1<br><br><b>Opponent Deck ID:</b> Gen2_ID7_2<br><b>Opponent Composition:</b> Lucisnik_1, Paladin_1, Panos_1, Pesak_1, Skret_1, Strazny_1", "<b>Playing As Deck ID:</b> Gen2_ID8_2<br><b>Playing As Composition:</b> Asketa_1, Draci Fanatik_1, Lucisnik_1, Paladin_1, Pesak_1, Strazny_1<br><br><b>Opponent Deck ID:</b> Gen2_ID8_2<br><b>Opponent Composition:</b> Asketa_1, Draci Fanatik_1, Lucisnik_1, Paladin_1, Pesak_1, Strazny_1", "<b>Playing As Deck ID:</b> Gen2_ID8_2<br><b>Playing As Composition:</b> Asketa_1, Draci Fanatik_1, Lucisnik_1, Paladin_1, Pesak_1, Strazny_1<br><br><b>Opponent Deck ID:</b> Gen2_ID9_2<br><b>Opponent Composition:</b> Asketa_1, Draci Fanatik_1, Paladin_1, Pesak_1, Skret_1, Zabijak_1"]], "type": "heatmap", "x": ["Gen1_ID2_5", "Gen1_ID3_5", "Gen2_ID1_2", "Gen2_ID3_2", "Gen2_ID4_2", "Gen2_ID5_2", "Gen2_ID6_2", "Gen2_ID7_2", "Gen2_ID8_2", "Gen2_ID9_2"], "y": ["Gen1_ID1_8", "Gen1_ID2_5", "Gen2_ID1_2", "Gen2_ID2_2", "Gen2_ID3_2", "Gen2_ID4_2", "Gen2_ID5_2", "Gen2_ID6_2", "Gen2_ID7_2", "Gen2_ID8_2"], "z": [[7.817, 7.963, 0.0, 0.0, 0.0, 0.0, 0.0, 0.0, 0.0, 0.0], [0.0, 0.1301, 0.0, 0.0, 0.0, 0.0, 0.0, 0.0, 0.0, 0.0], [0.0, 0.0, 0.0, 0.0, 0.0, 0.0, 0.0, 0.0, 0.06934, -0.4951], [0.0, 0.0, -3.496, 2.28, 6.333, 3.352, 3.495, 5.552, -5.301, -6.244], [0.0, 0.0, -6.301, 0.0, 0.0, 0.0, 1.408, 1.971, -6.224, -7.103], [0.0, 0.0, -8.438, -4.52, 0.0, -2.217, -0.7033, -0.04512, -9.495, -10.54], [0.0, 0.0, -7.863, -1.629, 0.0, 0.0, 0.05922, 2.346, -7.85, -7.585], [0.0, 0.0, -6.883, 0.0, 0.0, 0.0, 0.0, 2.954, -7.734, -7.959], [0.0, 0.0, -8.628, 0.0, 0.0, 0.0, 0.0, 0.0, -8.651, -9.373], [0.0, 0.0, 0.0, 0.0, 0.0, 0.0, 0.0, 0.0, 0.0, -0.04063]]}], "layout": {"title": {"text": "Interactive Meta Matchup Heatmap (Hover to see Full Deck Card Compositions)"}, "xaxis": {"title": {"text": "Opponent Deck ID"}}, "yaxis": {"title": {"text": "Playing As Deck ID"}}}}
